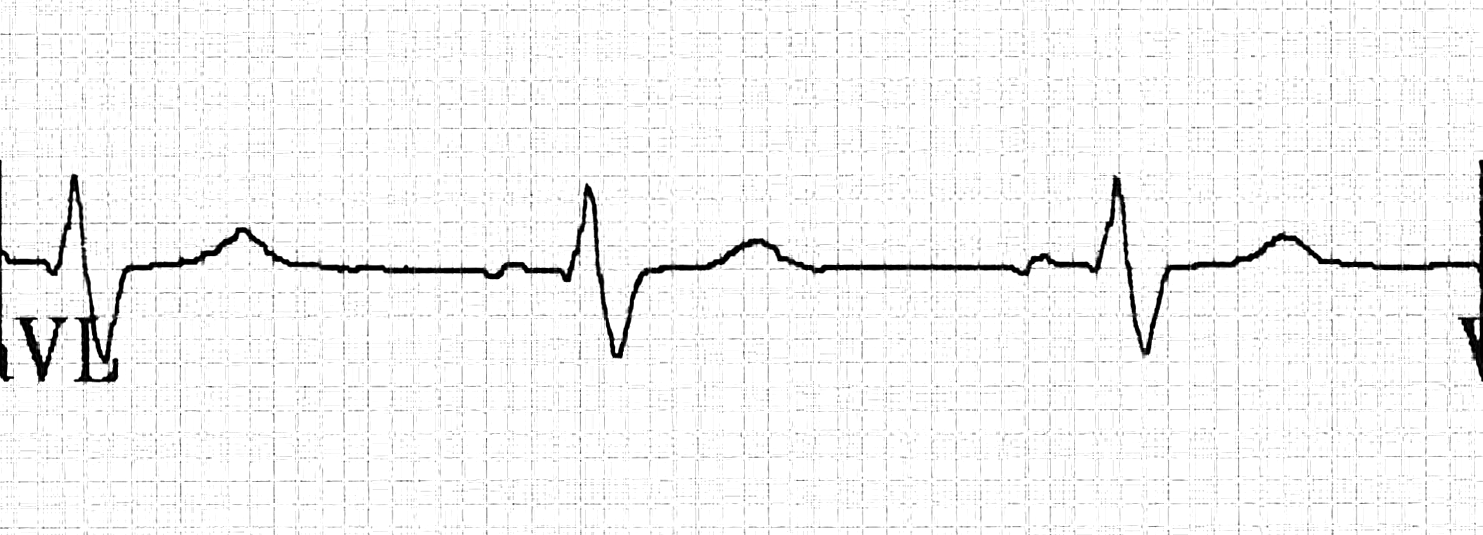
#> input picture leadPictures/slighty-noisey-aVL.png, 1483 x 535 px
$ python GridExtraction.py
#> lines starting #> are read from the running program, lines starting #| are printed output that depends on the picture; after the words box and inside, x2 and y2 are one past the last pixel; in counts of white or black regions, pixels touching at a corner belong together
### src/main/python/ECGToolkit/Vision.py
"""
Vision.py
Created March 2, 2021

Contains all general methods for image processing. (Try to keep all the ugly cv2 calls in here.)
"""
import math

import cv2
import numpy as np

from .Optimization import climb1dHill


# [7 lines left out: function houghLines, not called in this run]


def getLinesInDirection(lines, directionInDegrees):
    # Get only lines in one direction
    return [(rho, theta) for rho, theta in lines if math.isclose(theta * 180/math.pi, directionInDegrees, abs_tol=2)]


def houghLineToAngle(line):
    rho, theta = line
    return theta * 180/math.pi


# This could help with extracting the signal from the grid
# [17 lines left out: functions openImage, blur, not called in this run]


def greyscale(colorImage: np.ndarray):
    """Uses:
        `grey = 0.299 * red + 0.587 * green, 0.114 * blue`

    The "standard method" given in equation (2) by Mallawaarachchi.
    """
    return cv2.cvtColor(colorImage, cv2.COLOR_BGR2GRAY)


def binarize(greyscaleImage, threshold, inverse=True):
    assert len(greyscaleImage.shape) == 2, "Must be greyscale!"

    if inverse:
        _, binaryImage = cv2.threshold(greyscaleImage, threshold, 1, cv2.THRESH_BINARY_INV)
        return binaryImage
    else:
        _, binaryImage = cv2.threshold(greyscaleImage, threshold, 1, cv2.THRESH_BINARY)
        return binaryImage


def invert(greyscaleImage):
    assert len(greyscaleImage.shape) == 2


# [9 lines left out: function histogram, not called in this run]


def normalizeGreyscale(image: np.ndarray):
    return image / 255


# [28 lines left out: function otsuThresholdSelection, not called in this run]

### src/main/python/ECGToolkit/Visualization.py
"""
Visualization.py
Created March 2, 2021

Simplifies viewing images (color/greyscale).
"""
import math

import cv2
import matplotlib.pyplot as plt
import numpy as np

from .Common import lowerClamp, mapList, upperClamp


class Color:
    greyscale = 0
    BGR = 1


# Use matplotlib to show an image with BGR color (standard for openCV)
# [31 lines left out: functions displayColorImage, displayGreyscaleImage, overlayLines, not called in this run]


# Display a list of images [(image, color, title)] where color is Color.greyscale or .BGR.
def displayImages(listOfImages):
    count = len(listOfImages)

    height = math.floor(math.sqrt(count))
    width = math.ceil(count / height)

    for index, (image, color, title) in enumerate(listOfImages):
        plt.subplot(height, width, index+1)
        if color == Color.greyscale:
            plt.imshow(image, cmap='gray')
        if color == Color.BGR:
            plt.imshow(cv2.cvtColor(image, cv2.COLOR_BGR2RGB))

        plt.xticks([]), plt.yticks([])  # to hide tick values on X and Y axis
        plt.title(title)

    plt.tight_layout()
    plt.show()


# [8 lines left out: function overlaySignalOnImage, not called in this run]

### GridExtraction.py
from typing import Optional
import cv2
import matplotlib.pyplot as plt
from cv2 import imread as loadImage

from src.main.python.ECGToolkit.Visualization import *
from src.main.python.ECGToolkit.Vision import *

def shiftedPairs(signal, limit: Optional[int] = None):
    limit = len(signal) // 2 if limit is None else limit

    if limit > len(signal) // 2:
        print("Warning: `limit` provide greater than 1/2 length of signal; clamping...")
        limit = len(signal) // 2

    for offset in range(limit):
        if offset == 0:
            yield signal, signal
        else:
            yield signal[:-offset], signal[offset:]

def autocorrelation(signal, limit: int = None):
    return np.array([np.corrcoef(x, y)[0][1] for x, y in shiftedPairs(signal, limit)])


image = loadImage("leadPictures/slighty-noisey-aVL.png")
#> image is the input picture: shape (535, 1483, 3); min 0, max 255, mean 244.7
# image = loadImage("leadPictures/007-cropped.jpeg")
# image = loadImage("leadPictures/II.png")
# image = loadImage("leadPictures/fullscan-II.png")
greyscale = greyscale(image)
binary = binarize(greyscale, 230)
#> in binarize, `_, binaryImage = cv2.threshold(greyscaleImage, threshold, 1, cv2.THRES..`:
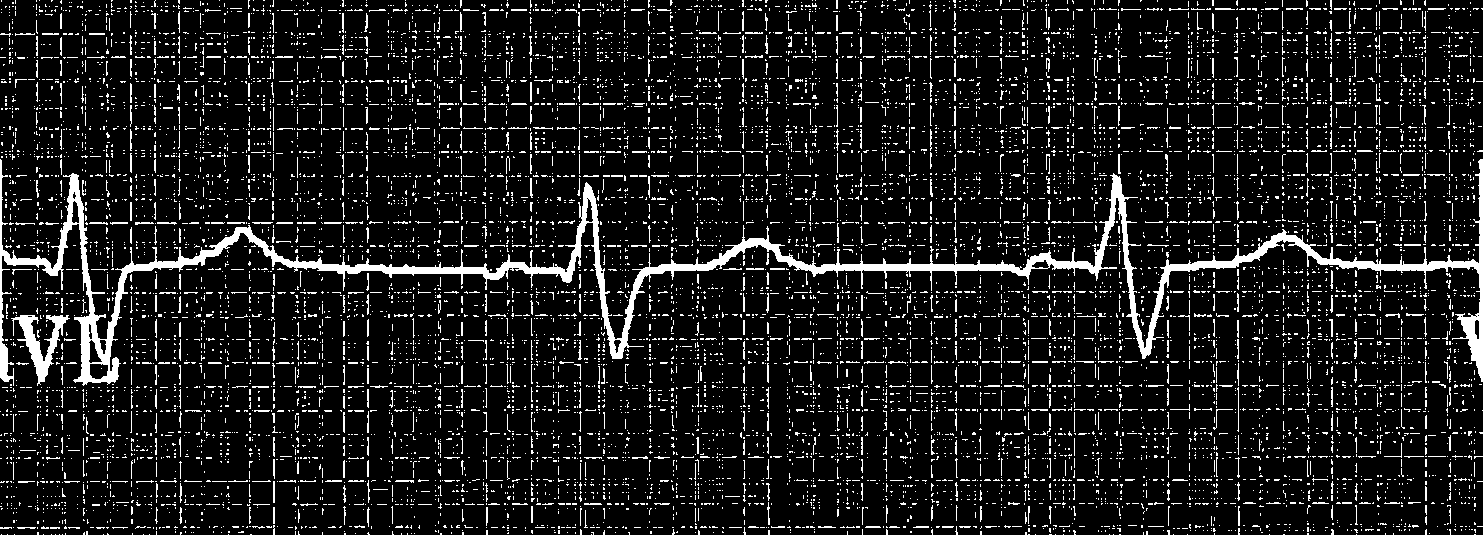
#> binaryImage: shape (535, 1483); values 0 (black) and 1 (white), 10.4% white; 10730 white regions (10094 under 20 px), largest, box (x1, y1, x2, y2) and area: (0, 159, 1483, 386) 21384, (11, 315, 70, 386) 1290, (1237, 387, 1239, 432) 48
# binary = invert(image)

horizontalDensity = np.sum(binary, 0)
#> horizontalDensity = 1483 values, max 399 at index 273, min 7 at index 432, mean 55.83
verticalDensity = np.sum(binary, 1)
#> verticalDensity = 535 values, max 993 at index 269, min 36 at index 501, mean 154.8

plt.plot(horizontalDensity)
# plt.show()


displayImages([
    # (image, Color.BGR, "Image"),
    # (greyscale, Color.greyscale, "Greyscale"),
    (binary, Color.greyscale, "Binary")
])
#> in displayImages, `plt.show()`:
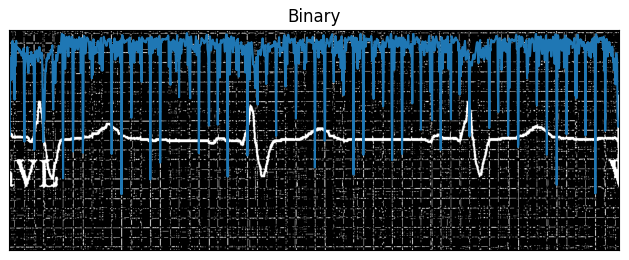
#> figure drawn by matplotlib, 1 panel

ac = autocorrelation(horizontalDensity, limit=300)
#> ac = 300 values, max 1 at index 0, min -0.142 at index 246, mean 0.00333
plt.plot(ac)
plt.show()
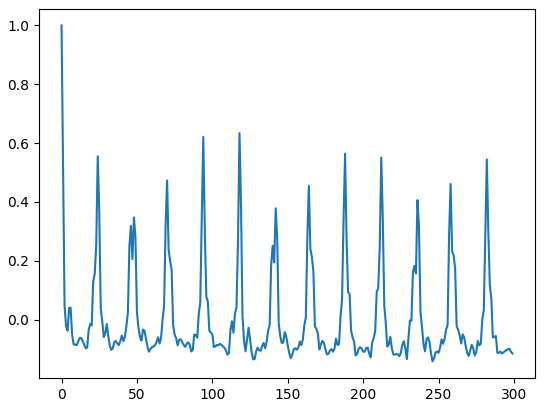
#> figure drawn by matplotlib, 1 panel; curve peaks at x = 0, y = 1

plt.plot(verticalDensity)
plt.show()
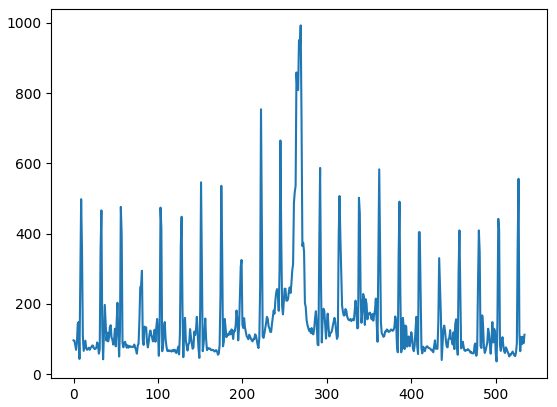
#> figure drawn by matplotlib, 1 panel; curve peaks at x = 269, y = 993

ac = autocorrelation(verticalDensity)
#> ac = 267 values, max 1 at index 0, min -0.235 at index 199, mean -0.0222
plt.plot(ac)
plt.show()
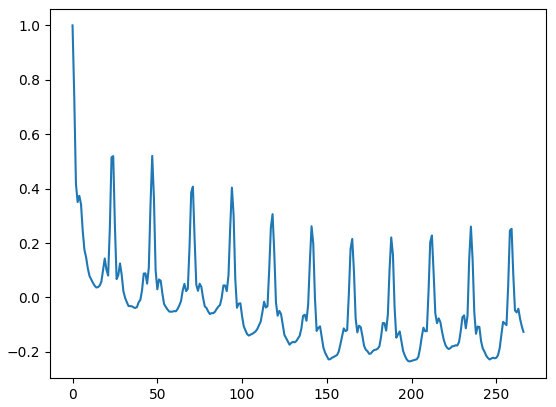
#> figure drawn by matplotlib, 1 panel; curve peaks at x = 0, y = 1

$ run again, with leadPictures/II.png copied over leadPictures/slighty-noisey-aVL.png
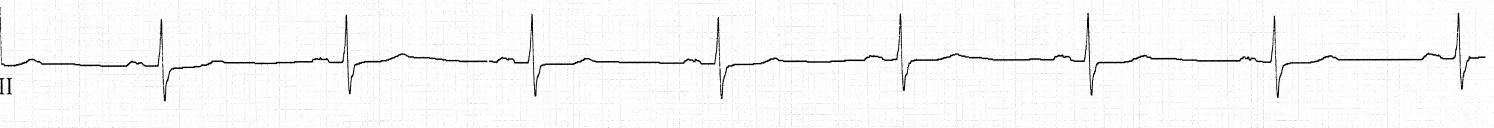
#> input picture leadPictures/II.png, 5975 x 511 px (shown at 1/4 size)
#> image is the input picture: shape (511, 5975, 3); min 0, max 255, mean 247.8
#> in binarize, `_, binaryImage = cv2.threshold(greyscaleImage, threshold, 1, cv2.THRES..`:
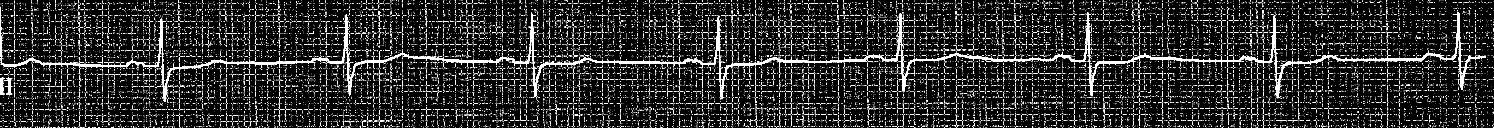
#> binaryImage: shape (511, 5975) (shown at 1/4 size); values 0 (black) and 1 (white), 6.2% white; 29233 white regions (28750 under 20 px), largest, box (x1, y1, x2, y2) and area: (2877, 46, 5943, 399) 35850, (0, 57, 1953, 406) 21292, (1954, 50, 2883, 387) 11598
#> horizontalDensity = 5975 values, max 242 at index 5101, min 0 at index 5945, mean 31.77
#> verticalDensity = 511 values, max 2192 at index 247, min 109 at index 22, mean 371.5
#> `ac = autocorrelation(horizontalDensity, limit=300)`: ac = 300 values, max 1 at index 0, min -0.11 at index 110, mean 0.00719
#> `ac = autocorrelation(verticalDensity)`: ac = 255 values, max 1 at index 0, min -0.292 at index 222, mean -0.0414
#> `plt.show()`:
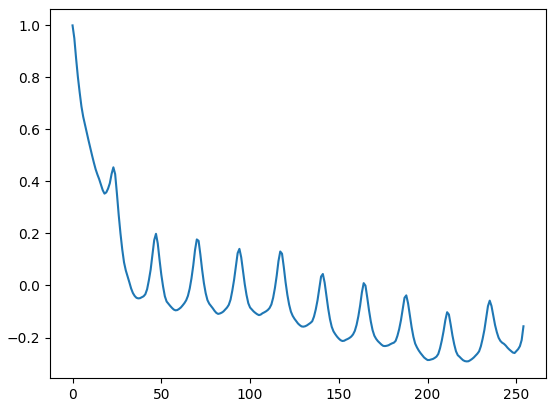
#> figure drawn by matplotlib, 1 panel; curve peaks at x = 0, y = 1

$ run again, with leadPictures/fullscan-II.png copied over leadPictures/slighty-noisey-aVL.png
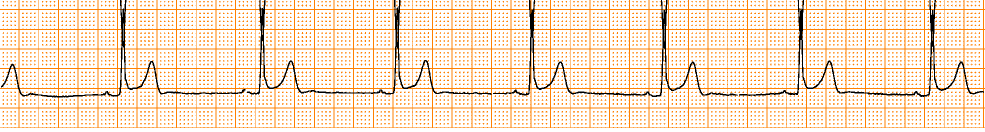
#> input picture leadPictures/fullscan-II.png, 1969 x 264 px (shown at 1/2 size)
#> image is the input picture: shape (264, 1969, 3); mean B, G, R 203.6, 225.7, 247.6
#> in binarize, `_, binaryImage = cv2.threshold(greyscaleImage, threshold, 1, cv2.THRES..`:
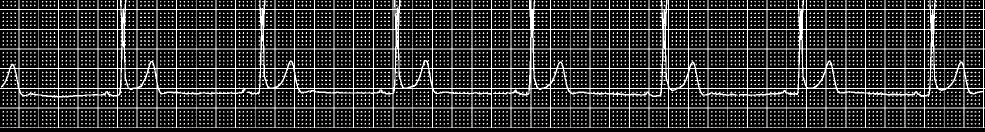
#> binaryImage: shape (264, 1969) (shown at 1/2 size); values 0 (black) and 1 (white), 20.2% white in thin lines or dots
#> horizontalDensity = 1969 values, max 256 at index 37, min 13 at index 0, mean 53.22
#> verticalDensity = 264 values, max 1969 at index 18, min 0 at index 256, mean 396.9
#> `ac = autocorrelation(horizontalDensity, limit=300)`: ac = 300 values, max 1 at index 0, min -0.336 at index 138, mean 0.00303
#> `ac = autocorrelation(verticalDensity)`: ac = 132 values, max 1 at index 0, min -0.36 at index 75, mean -0.000491
#> `plt.show()`:
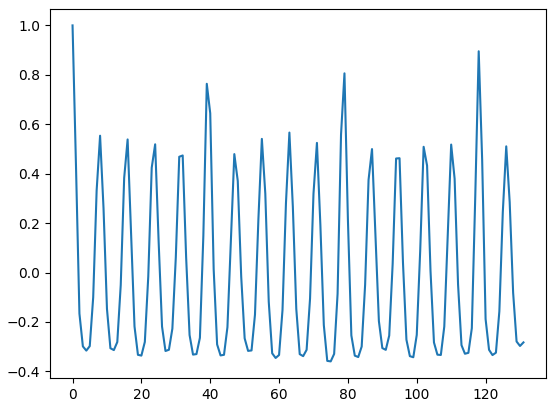
#> figure drawn by matplotlib, 1 panel; curve peaks at x = 0, y = 1
